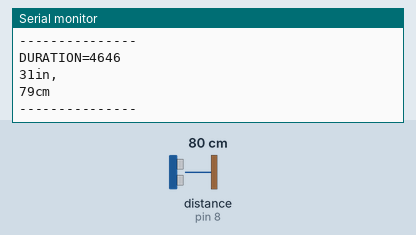
Bench run of a sketch on a simulated Arduino Uno, built with avr-gcc and run on an emulated ATmega328P. Shown: the last lines printed to the serial monitor. Wiring (inferred from the names in the program): ultrasonic range finder: trigger pin 10; echo pin 8. The test bench sets the inputs (shaded band); at power-on: distance to the obstacle (sensor on pin 8) 80 cm. The echo pulse lasts 58.3 µs per cm.

Above: at 1.2 s.
1.3 s: distance to the obstacle (sensor on pin 8) set to 2 cm
At 1.73 s:
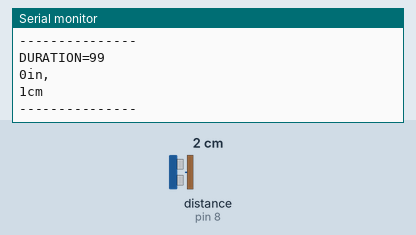
2.8 s: distance to the obstacle (sensor on pin 8) set to 4 cm
At 2.99 s:
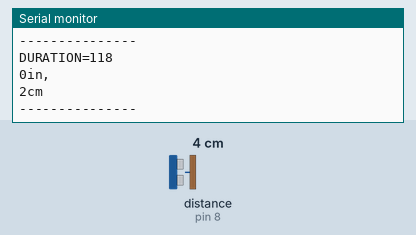
4.3 s: distance to the obstacle (sensor on pin 8) set to 299 cm
At 4.53 s:
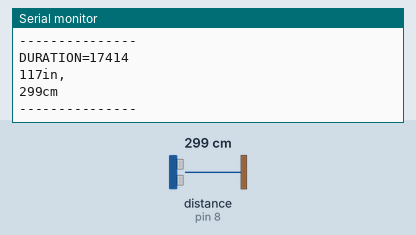
7.3 s: distance to the obstacle (sensor on pin 8) set to 9 cm
At 7.72 s:
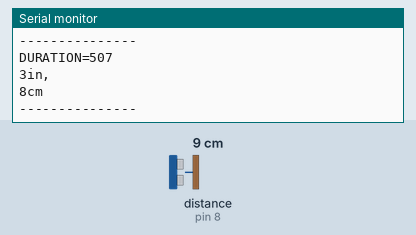
Timing chart, 0 to 10.3 s (numbered marks = the images above; inputs shaded):
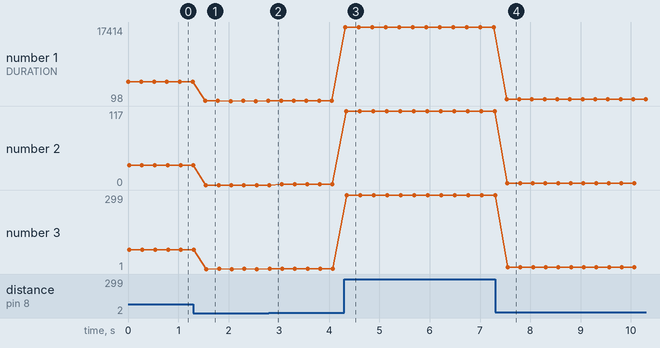

Measured:
- after the input at 1.3 s, the serial monitor: prints a new line after 0.24 s (image 1)
- after the input at 4.3 s, the serial monitor: prints a new line at once (image 3)
- after the input at 7.3 s, the serial monitor: prints a new line after 0.23 s (image 4)
- plotted number 1: 4646 → 118 after the input at 1.3 s, 118 → 215 after the input at 2.8 s, 215 → 17414 after the input at 4.3 s, 17414 → 507 after the input at 7.3 s
- plotted number 2: 31 → 0 after the input at 1.3 s, 1 → 117 after the input at 4.3 s, 117 → 3 after the input at 7.3 s
- plotted number 3: 79 → 1 after the input at 1.3 s, 1 → 3 after the input at 2.8 s, 3 → 299 after the input at 4.3 s, 299 → 8 after the input at 7.3 s

The sketch:

HC-SR04_distance_detection_threshold_8-10.ino
```cpp
/*
 * created by Rui Santos, https://randomnerdtutorials.com
 *
 * Complete Guide for Ultrasonic Sensor HC-SR04
 *
    Ultrasonic sensor Pins:
        VCC: +5VDC
        Trig : Trigger (INPUT) - Pin11
        Echo: Echo (OUTPUT) - Pin 12
        GND: GND
 */

int trigPin_L = 10;    // Trigger L
int echoPin = 8;    // Echo
long duration, cm, inches;

/*
====================    credits    ===============
Original tutorual code to detect basic distance was copied from:
https://randomnerdtutorials.com/complete-guide-for-ultrasonic-sensor-hc-sr04/

====================    notes      ===============


*/

// --------------------------

void setup() {
  //Serial Port begin
  Serial.begin (9600);
  //Define inputs and outputs
  pinMode(trigPin_L, OUTPUT);
  pinMode(echoPin, INPUT);

}

void loop() {
  // The sensor is triggered by a HIGH pulse of 10 or more microseconds.
  // Give a short LOW pulse beforehand to ensure a clean HIGH pulse:
  digitalWrite(trigPin_L, LOW);
  delayMicroseconds(5);
  digitalWrite(trigPin_L, HIGH);
  delayMicroseconds(10);
  digitalWrite(trigPin_L, LOW);

  // Read the signal from the sensor: a HIGH pulse whose
  // duration is the time (in microseconds) from the sending
  // of the ping to the reception of its echo off of an object.

  duration = pulseIn(echoPin, HIGH);

  // Convert the time into a distance
  cm = (duration/2) / 29.1;     // Divide by 29.1 or multiply by 0.0343
  inches = (duration/2) / 74;   // Divide by 74 or multiply by 0.0135

  Serial.print("DURATION=");
  Serial.print(duration);
  Serial.println();   Serial.print(inches);
  Serial.print("in, ");
  Serial.println();
  Serial.print(cm);
  Serial.print("cm");
  Serial.println();
  Serial.print("---------------");
  Serial.println();
  if (inches < 12) {
    digitalWrite(13,HIGH);
  }

  if (inches > 12) {
    digitalWrite(13,LOW);
  }

  delay(250);
}
```
